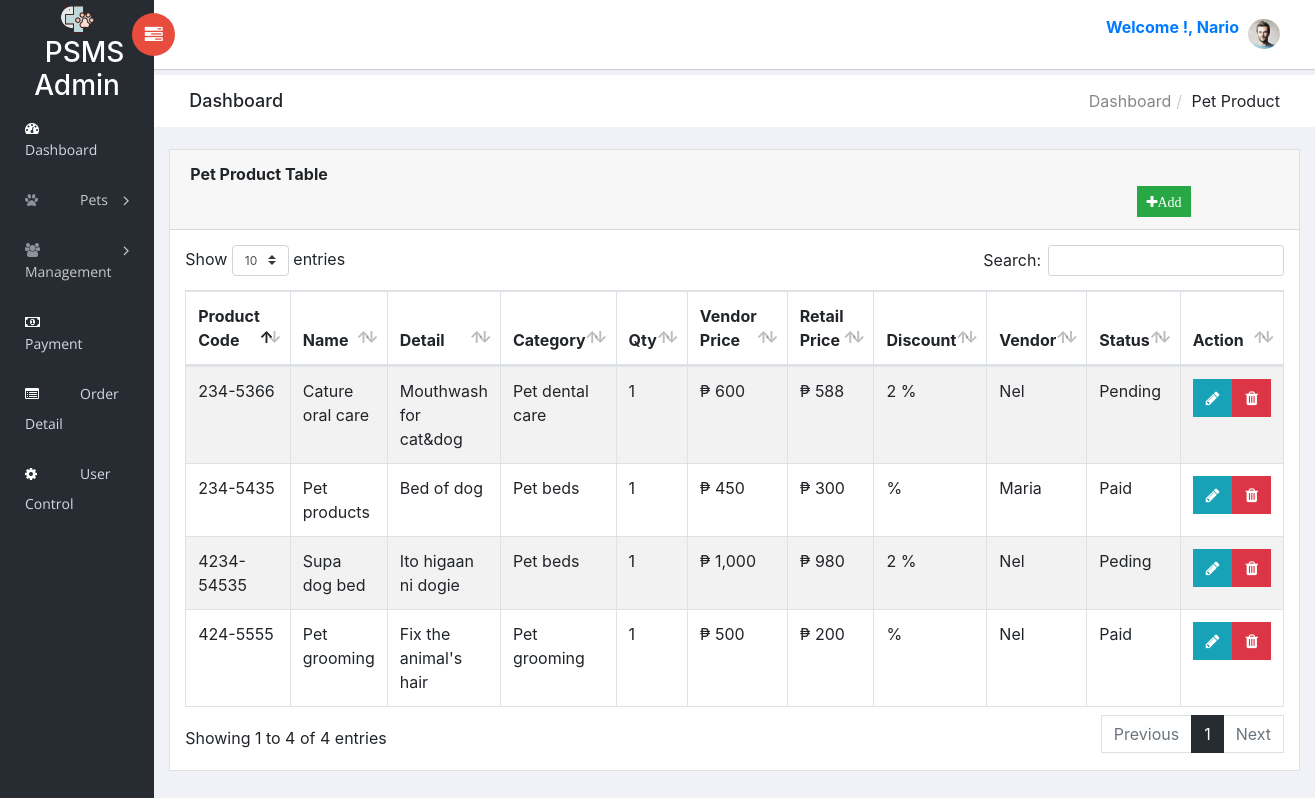
Screenshot of /product.php (signed in) with the database file from the repository.
### tables this page shows
CREATE TABLE `tbl_product` (
  `product_id` int(11) NOT NULL,
  `product_code` varchar(100) DEFAULT NULL,
  `product_name` varchar(200) DEFAULT NULL,
  `detail` varchar(200) DEFAULT NULL,
  `category` varchar(200) DEFAULT NULL,
  `qty` varchar(200) DEFAULT NULL,
  `vendor_price` varchar(200) DEFAULT NULL,
  `retail_price` varchar(200) DEFAULT NULL,
  `disc` varchar(200) DEFAULT NULL,
  `vendor` varchar(200) DEFAULT NULL,
  `status` varchar(200) DEFAULT NULL
);

### config/class/petshop_class.php (called while the page is built, shortened)
<?php
class Petshop_class
    {
                    ?>
                    <?php
        public function fetch_product() {
                global $db;
                $query = $db->prepare("SELECT * FROM tbl_product");
                $query->execute(array());
                return $query->fetchAll();
            }
    }
?>

### product.php (the view, shortened to what this page needs)
<?php
    include_once('config/class/petshop_class.php');
    if(!isset($_SESSION['logged_in']))
    {
       header("location:index.php");
    }else{
    $user_session = trim($_SESSION['user_no']);
    $pro = new Petshop_class();
    $product = $pro->fetch_product();
?>
<?php include 'header/main-header.php';?>
    <div id="right-panel" class="right-panel">
        <header id="header" class="header">
            <div class="header-menu">
                <div class="col-sm-7">
                    <a id="menuToggle" class="menutoggle pull-left"><i class="fa fa fa-tasks" style="padding-top:30%"></i></a>
                </div>
                <div class="col-sm-5">
                    <div class="user-area dropdown float-right">
                      <a href="#" class="dropdown-toggle" data-toggle="dropdown" aria-haspopup="true" aria-expanded="false">
                            <strong style="color: #007bff;" class="mt-2">Welcome !, <?= ucfirst($user_session) ;?></strong> &nbsp;<img class="user-avatar rounded-circle" src="images/admin.jpg" alt="User Avatar">
                        </a>
                    </div>
                </div>
            </div>
        </header>
        <div class="breadcrumbs">
            <div class="col-sm-4">
                <div class="page-header float-left">
                    <div class="page-title">
                        <h1>Dashboard</h1>
                    </div>
                </div>
            </div>
            <div class="col-sm-8">
                <div class="page-header float-right">
                    <div class="page-title">
                        <ol class="breadcrumb text-right">
                            <li><a href="main.php">Dashboard</a></li>
                            <li class="active">Pet Product</li>
                        </ol>
                    </div>
                </div>
            </div>
        </div>
        <div class="content mt-3">
            <div class="animated fadeIn">
                <div class="row">
                    <div class="col-md-12">
                        <div class="card">
                            <div class="card-header">
                                <strong class="card-title">Pet Product Table</strong>
                                <button type="button" id="control_add" class="btn btn-success btn-sm" data-toggle="modal" data-target="#smallmodal3" style="margin-left:87%"><i class="fa fa-plus">Add</i>
                               </button>
                            </div>
                            <div class="card-body">
                              <div class="table-responsive">
                                <table id="bootstrap-data-table-export" class="table table-striped table-bordered">
                                    <thead>
                                        <tr>
                                            <th>Product Code</th>
                                            <th>Name</th>
                                            <th>Detail</th>
                                            <th>Category</th>
                                            <th>Qty</th>
                                            <th>Vendor Price</th>
                                            <th>Retail Price</th>
                                            <th>Discount</th>
                                            <th>Vendor</th>
                                            <th>Status</th>
                                            <th>Action</th>
                                        </tr>
                                    </thead>
                                    <tbody>
                                          <tr>
                                       <?php
                                          foreach($product as $pduct){ ?>
                                        <td><?= ucfirst(htmlentities($pduct['product_code'])); ?></td>
                                        <td><?= ucfirst(htmlentities($pduct['product_name'])); ?></td>
                                        <td><?= ucfirst(htmlentities($pduct['detail'])); ?></td>
                                        <td><?= ucfirst(htmlentities($pduct['category'])); ?></td>
                                        <td><?= ucfirst(htmlentities($pduct['qty'])); ?></td>
                                        <td>&#8369; <?= ucfirst(htmlentities(number_format($pduct['vendor_price'],0))); ?></td>
                                        <td>&#8369; <?= ucfirst(htmlentities(number_format($pduct['retail_price'],0))); ?></td>
                                        <td><?= ucfirst(htmlentities($pduct['disc'])); ?> %</td>
                                        <td><?= ucfirst(htmlentities($pduct['vendor'])); ?></td>
                                        <td><?= ucfirst(htmlentities($pduct['status'])); ?></td>
                                        <td>
                                          <div class="d-flex">
                                            <div class="flex-1">
                                            <button type="button" id="control_edit"  class="btn btn-info btn-xs product" data-toggle="modal" data-target="#edit-product" data-product="<?= htmlentities($pduct['product_id']); ?>"><i class="fa fa-pencil"></i>
                                            </button>
                                          </div>
                                          <div class="flex-1">
                                            <button type="button" id="control_delete" class="btn btn-danger btn-xs pduct" data-toggle="modal" data-target="#del-product" data-prodct="<?= htmlentities($pduct['product_id']); ?>"><i class="fa fa-trash"></i>
                                            </button>
                                          </div>
                                          </div>
                                        </td>
                                        </tr>
                                      <?php $found_rows = true; }  if (!isset($found_rows)) echo "<tr><td colspan ='11'><div class='alert alert-danger' style='font-weight:bold;'>No records found.</div></td></tr>";
                                      ?>
                                    </tbody>
                                </table>
                              </div>
                            </div>
                        </div>
                    </div>
                </div>
            </div>
        </div>
    </div>
   <?php } ?>
</body>
</html>

### rows the page displays
tbl_product: product_code "424-5555", product_name "Pet grooming", detail "Fix the animal's hair", category "Pet grooming", qty "1", vendor_price "500", retail_price "200", vendor "Nel", status "Paid"
tbl_product: product_code "234-5435", product_name "Pet products", detail "Bed of dog", category "Pet beds", qty "1", vendor_price "450", retail_price "300", vendor "Maria", status "Paid"
tbl_product: product_code "234-5366", product_name "Cature oral care", detail "Mouthwash for cat&dog", category "Pet dental care", qty "1", vendor_price "600", retail_price "588", disc "2", vendor "Nel", status "Pending"
tbl_product: product_code "4234-54535", product_name "Supa dog bed", detail "Ito higaan ni dogie", category "Pet beds", qty "1", vendor_price "1,000", retail_price "980", disc "2", vendor "Nel", status "Peding"

### other values shown
$user_session "Nario"
